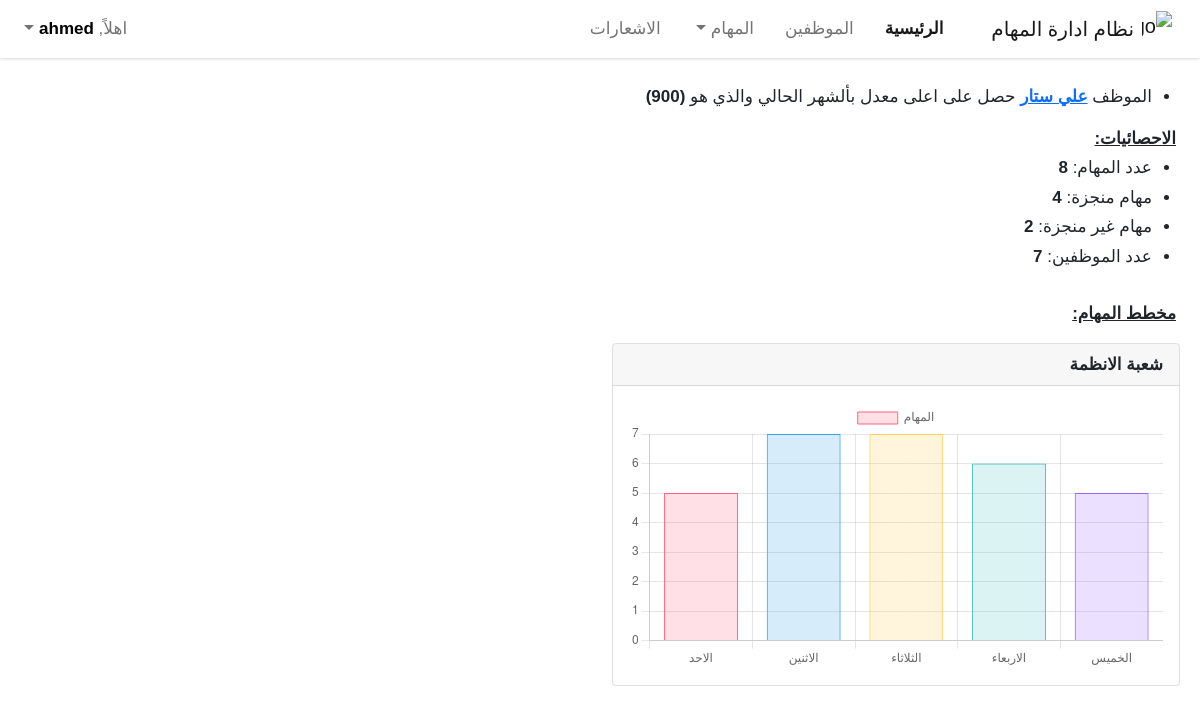
The app's page / (signed in), older data.
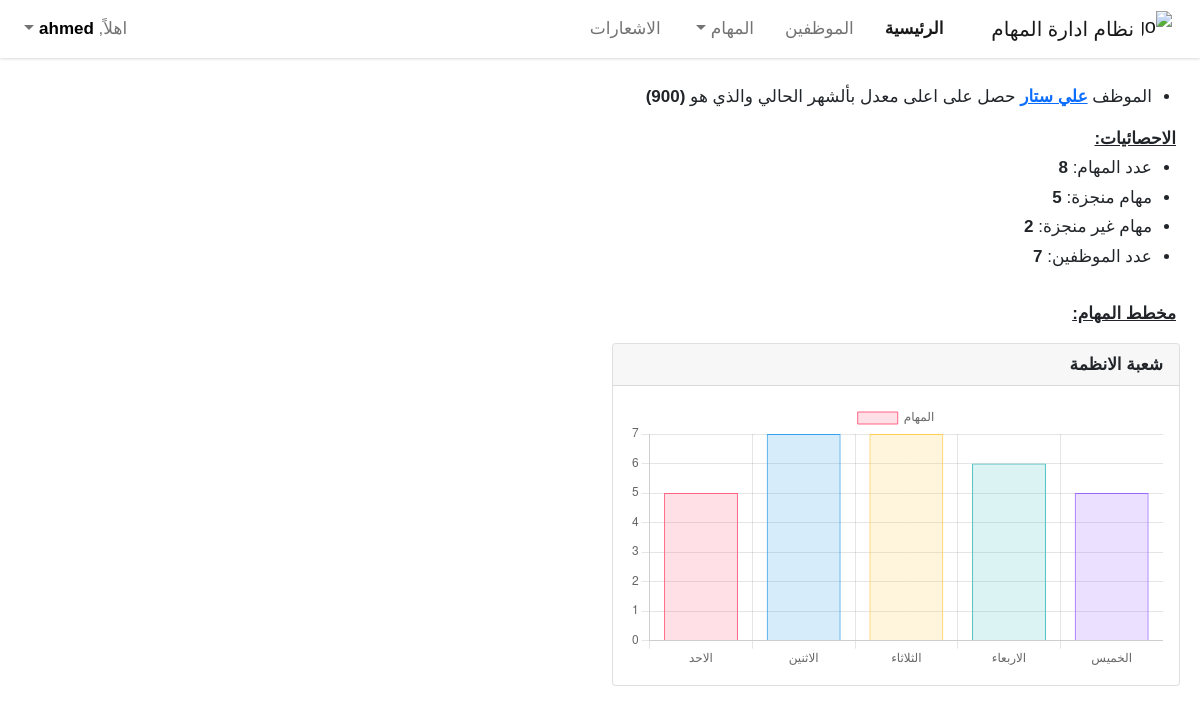
The same page, newer data.
### myapp/models.py (models this page shows, shortened)
class Task(models.Model):
    user        = models.ForeignKey(User, on_delete=models.CASCADE)
    subject     = models.TextField(max_length=1000, blank=True, null=True)
    start_date  = models.CharField(max_length= 100, blank=True, null=True)
    end_date    = models.CharField(max_length=100, blank=True, null=True)
    start_day   = models.CharField(max_length=100, blank=True, null=True)
    end_day     = models.CharField(max_length=100, blank=True, null=True)
    no_of_users = models.IntegerField(default=0)
    employees   = models.ManyToManyField(User, related_name="employees")
    TASK_STATUS = [
      ("غير منجزة", "غير منجزة"),
      ("بأنتظار الموافقة", "بأنتظار الموافقة"),
      ("منجزة", "منجزة")
    ]
    status      = models.CharField(max_length=100, choices=TASK_STATUS, default="غير منجزة")
    rate        = models.SmallIntegerField(default=0)
    received    = models.BooleanField(default=False)
    active      = models.BooleanField(default=True)
    created_at  = models.DateTimeField(auto_now_add=True)
    def unread_employee_tasks(self, request):
        return sum(
            not task.received and request.user in task.employees.all()
            for task in Task.objects.all())
    def total_staff_tasks(self):
        return sum(not task.user.is_superuser for task in Task.objects.all())
    def total_achieved_tasks(self):
        return sum(task.status == "منجزة" and not task.user.is_superuser for task in Task.objects.all())
    def total_unachieved_tasks(self):
        return sum(task.status == "غير منجزة" and not task.user.is_superuser for task in Task.objects.all())

### myapp/views.py (the view)
# urls.py: path("", login_required(HomePageView.as_view())),
class HomePageView(View):
  template_name = "index.html"
  def get(self, request):
    profile = Profile.objects.all()
    task    = Task.objects.prefetch_related("employees")
    return render(request, self.template_name,
      {
        "profile": profile[0],
        "task": task[0],
        "unreadable": task[0].unread_employee_tasks(request)
      }
    )

### myapp/models.py (called while the page is built)
    def get_all_employees(self):  # sourcery skip: simplify-generator
        return User.objects.all().count()

### templates/index.html (shortened to what this page needs)
<!DOCTYPE html>
<html lang="ar">
{% load static %}
<head>
  {% include "base/head.html" %}
</head>
<body>
  {% include "components/navbar.html" %}
  <main class="px-2" style="margin-top: 80px !important">
    <div class="container-fluid">
      <div class="row px-1">
        <div class="col-md-12">
          <ul class="px-4 statistics">
            <li class="pt-1">
              الموظف
              <a href="#"><b>علي ستار</b></a>
              حصل على اعلى معدل بألشهر الحالي
              والذي هو
              <b>(900)</b>
            </li>
          </ul>
        </div>
      </div>
    </div>
    <div class="container-fluid">
      <div class="row px-1">
        <div class="col-md-12">
          <u class="fw-bold">الاحصائيات:</u>
          <ul class="px-4 statistics">
            <li class="pt-1">عدد المهام: <b>{{task.total_staff_tasks}}</b></li>
            <li class="pt-1">مهام منجزة: <b>{{task.total_achieved_tasks}}</b></li>
            <li class="pt-1">مهام غير منجزة: <b>{{task.total_unachieved_tasks}}</b></li>
            <li class="pt-1">عدد الموظفين: <b>{{profile.get_all_employees}}</b></li>
          </ul>
        </div>
      </div>
    </div>
    <div class="container-fluid mt-3">
      <div class="row px-1">
        <u class="fw-bold">مخطط المهام:</u>
      </div>
      <div class="row mt-3">
        {% if user.is_superuser %}
        <div class="col-md-6">
          <div class="card">
            <div class="card-header fw-bold">شعبة الانظمة</div>
            <div class="card-body">
              <canvas class="chart"></canvas>
            </div>
          </div>
        </div>
        <div class="col-md-6">
          <div class="card">
            <div class="card-header fw-bold">الشعبة الفنية</div>
            <div class="card-body">
              <canvas class="chart"></canvas>
            </div>
          </div>
        </div>
        {% else %}
          {% if user.profile.division == "الانظمة" %}
          <div class="col-md-6">
            <div class="card">
              <div class="card-header fw-bold">شعبة الانظمة</div>
              <div class="card-body">
                <canvas class="chart"></canvas>
              </div>
            </div>
          </div>
          {% endif %}
        {% endif %}
      </div>
    </div>
  </main>
</body>
</html>

Row changes from the older to the newer data that the page shows:
changed through a linked row, Task: total_achieved_tasks "4" → "5"
